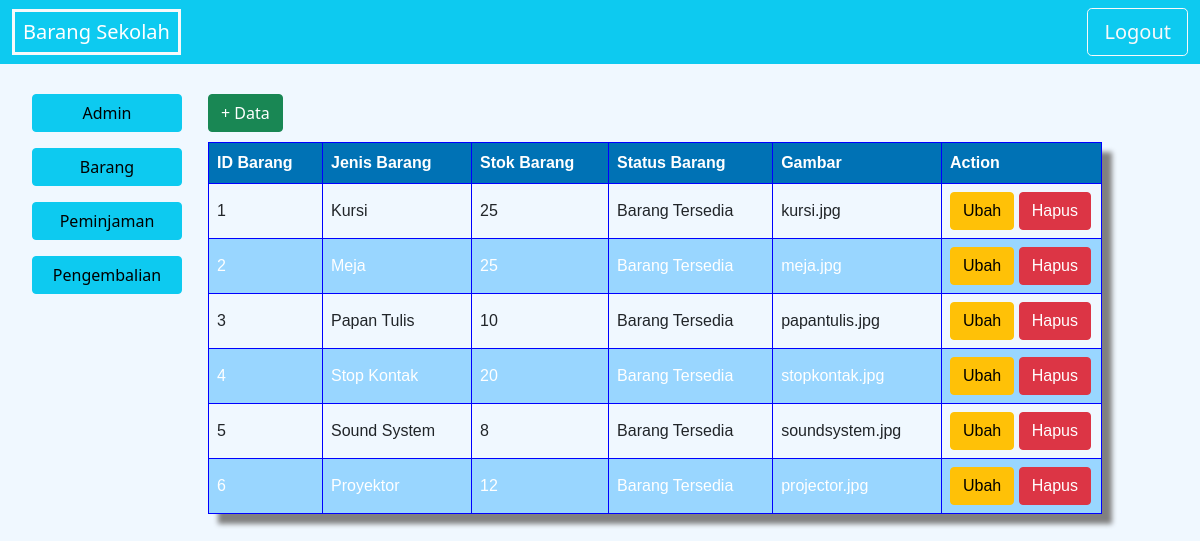
/admin/layoutAdmin.php?halaman=tableBarang, run on the app's committed database.
### tables this page shows
CREATE TABLE `tb_barang` (
  `id_barang` int(10) NOT NULL,
  `jenis_barang` varchar(100) NOT NULL,
  `stok_barang` int(10) NOT NULL,
  `gambar` varchar(20) NOT NULL
);

### admin/tableBarang.php (the view, shortened to what this page needs)
<?php
include_once("koneksi.php");
$result = mysqli_query($mysqli, "SELECT * FROM tb_barang ORDER BY id_barang ASC");
?>
<a class="btn btn-success" href="?halaman=tambahBarang" role="button" style="margin-bottom:10px;">+ Data</a>
<table>
	<tr>
		<th>ID Barang</th>
		<th>Jenis Barang</th>
		<th>Stok Barang</th>
		<th>Status Barang</th>
		<th>Gambar</th>
		<th style="width:160px;">Action</th>
	<tr>
		<?php
		while ($user_data = mysqli_fetch_array($result)) {
			echo "<tr>";
			echo "<td>" . $user_data['id_barang'] . "</td>";
			echo "<td>" . $user_data['jenis_barang'] . "</td>";
			echo "<td>" . $user_data['stok_barang'] . "</td>";
			echo "<td>"; ?>
			<?php
			if ($user_data['stok_barang'] == "0") {
				echo "Barang Kosong";
			} elseif ($user_data['stok_barang'] == TRUE) {
				echo "Barang Tersedia";
			}
			?>
		<?php
			echo "<td>" . $user_data['gambar'] . "</td>";
			echo "<td>
		        <a class='btn btn-warning' href='ubahBarang.php?id=$user_data[id_barang]' role='button'>Ubah</a>
		        <a class='btn btn-danger' href='deleteBarang.php?id=$user_data[id_barang]' role='button'>Hapus</a>
		        </td>
		        </tr>";
		}
		?>
	</tr>
</table>

### admin/layoutAdmin.php (shortened to what this page needs)
<!doctype html>
<html lang="en">
<head>
  <link href="../assets5/css/bootstrap.min.css" rel="stylesheet">
  <link href="../assets5/scss/bootstrap.min.css" rel="stylesheet">
</head>
<body style="background-color: aliceblue;">
  <nav class="navbar navbar-expand-lg navbar-dark bg-info" style="margin-bottom:30px;">
    <div class="container-fluid">
      <a class="navbar-brand border border-light border-3 px-2">Barang Sekolah</a>
      <div class="collapse navbar-collapse" id="navbarNav">
        <ul class="nav navbar-nav ms-auto">
          <li class="nav-item">
            <a class="btn btn-outline-light btn-lg" href="logout.php">Logout</a>
          </li>
        </ul>
      </div>
    </div>
  </nav>
  <div class="row">
    <div class="col-sm-2 me-1">
      <ul>
        <li>
          <a class="btn btn-info mb-3" href="?halaman=tableAdmin" role="button">Admin</a>
        </li>
        <li>
          <a class="btn btn-info mb-3" href="?halaman=tableBarang" role="button">Barang</a>
        </li>
        <li>
          <a class="btn btn-info mb-3" href="?halaman=tablePinjam" role="button">Peminjaman</a>
        </li>
        <li>
          <a class="btn btn-info mb-3" href="?halaman=tableKembali" role="button">Pengembalian</a>
        </li>
      </ul>
    </div>
    <div class="col-sm-9">
      <?php include "content.php" ?>
    </div>
  </div>
</body>
</html>

### admin/content.php (shortened to what this page needs)
<?php
if (@$_GET['halaman']=='tableAdmin') {
	include "tableAdmin.php";
}
else if (@$_GET['halaman']=='tambahAdmin') {
	include	"tambahAdmin.php";
}
else if (@$_GET['halaman']=='ubahAdmin') {
	include	"ubahAdmin.php";
}
else if (@$_GET['halaman']=='deleteAdmin') {
	include	"deleteAdmin.php";
}
else if (@$_GET['halaman']=='tableBarang') {
	include	"tableBarang.php";
}

### admin/layoutAdmin.php (style rules this page uses)
.col-sm-2 ul li { list-style-type: none; }
.col-sm-2 ul li a { width: 150px; }
table { font-family: arial, sans-serif; border-collapse: collapse; width: 100%; box-shadow: 10px 10px 5px grey; }
td { border: 1px solid blue; text-align: left; padding: 8px; }
th { border: 1px solid blue; text-align: left; padding: 8px; color: white; background-color: #0072B5; }
tr:nth-child(even) { background-color: #99d6ff; color: white; }
table a { text-decoration: none; color: green; }

### data on the page
tb_barang: id_barang "1", jenis_barang "Kursi", stok_barang "25", shows "Barang Tersedia", gambar "kursi.jpg"
tb_barang: id_barang "2", jenis_barang "Meja", stok_barang "25", shows "Barang Tersedia", gambar "meja.jpg"
tb_barang: id_barang "3", jenis_barang "Papan Tulis", stok_barang "10", shows "Barang Tersedia", gambar "papantulis.jpg"
tb_barang: id_barang "4", jenis_barang "Stop Kontak", stok_barang "20", shows "Barang Tersedia", gambar "stopkontak.jpg"
tb_barang: id_barang "5", jenis_barang "Sound System", stok_barang "8", shows "Barang Tersedia", gambar "soundsystem.jpg"
tb_barang: id_barang "6", jenis_barang "Proyektor", stok_barang "12", shows "Barang Tersedia", gambar "projector.jpg"
